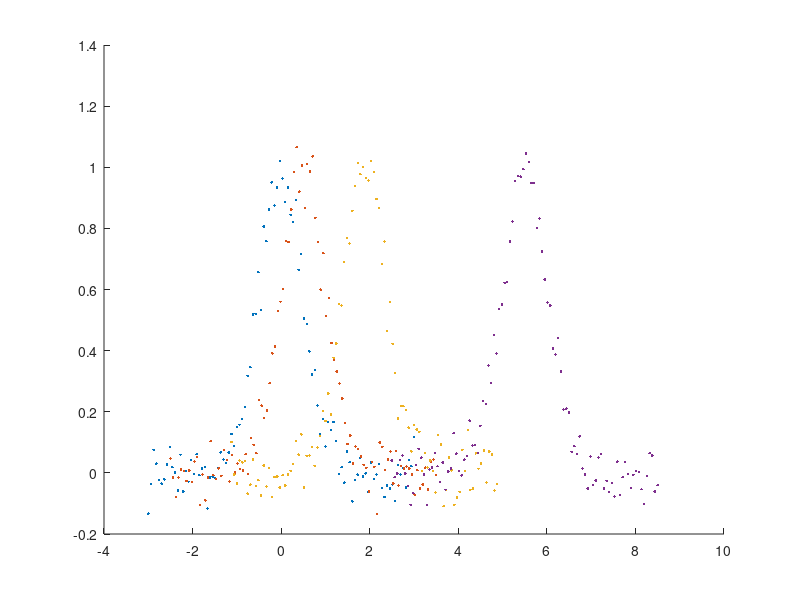

The MATLAB script that drew this image: (Note: this script raises an error after producing the figure.)
% Example for the global fit class (GlobalFitSimple)

% Fit a set of Gaussians with different position but the same amplitude and
% width.

clear all
close all

rng(1)  % Set a seed for the random number generation (for reproducibility)

model = @(x, p) p(1)*exp(-(x-p(2)).^2/(2*p(3).^2));  % Gaussian function

% Parameters for the simulated datasets
% Four datasets (one row per dataset): shifted Gaussians
pars = [1, 0, 0.5;
        1, 0.5, 0.5;
        1, 1.88, 0.5;
        1, 5.5, 0.5];

N = 100;  % Points per curve
noise = 0.05;  % Absolute noise level

% Generate and plot data
figure()
hold on
for i=1:size(pars, 1)
    x0 = pars(i,2);
    s = pars(i,3);
    xData{i} = linspace(x0-6*s, x0+6*s, N);
    yData{i} = model(xData{i}, pars(i,:)) + noise*randn(size(xData{i}));
    plot(xData{i}, yData{i}, '.')
end
hold off

% Define the marices for upper and lower bounds, and for the fixed
% parameters. NaN means no bound/fix
ub = [2, 10, 2;
      NaN, 10, NaN;
      NaN, 10, NaN;
      NaN, 5, NaN];
lb = [-1, -1, 0;
      NaN, 0, NaN;
      NaN, 0, NaN;
      NaN, 0, NaN];
fixed = [NaN, 0, 0.7;
         NaN, NaN, NaN;
         NaN, NaN, NaN;
         NaN, NaN, NaN];

gf = GlobalFitSimple();  % Instantiate the class
gf.setData(xData, yData);  % Set the data to fit

% 3 -> number of parameters. The last array tells whether a parameter is local or global
gf.setModel(model, 3, [1 0 1])
gf.setStart(pars)  % Set start point (for all data)

% (optional) Set upper/lower bounds, and fixed parameters. Uncomment to see
% the effect of the constraints on the fit
% gf.setUb(ub);
% gf.setLb(lb);
% gf.fixParameters(fixed);
gf.fit()  % Run the fit!
fit_pars = gf.getFittedParameters()  % Retrieve the fitted parameters...
fit_errs = gf.getParamersErrors()  % ...and their errors

% Evaluate and plot the fit
hold on
for i=1:size(pars, 1)
    yData{i} = model(xData{i}, fit_pars(i,:));
    plot(xData{i}, yData{i}, '-')
end
hold off